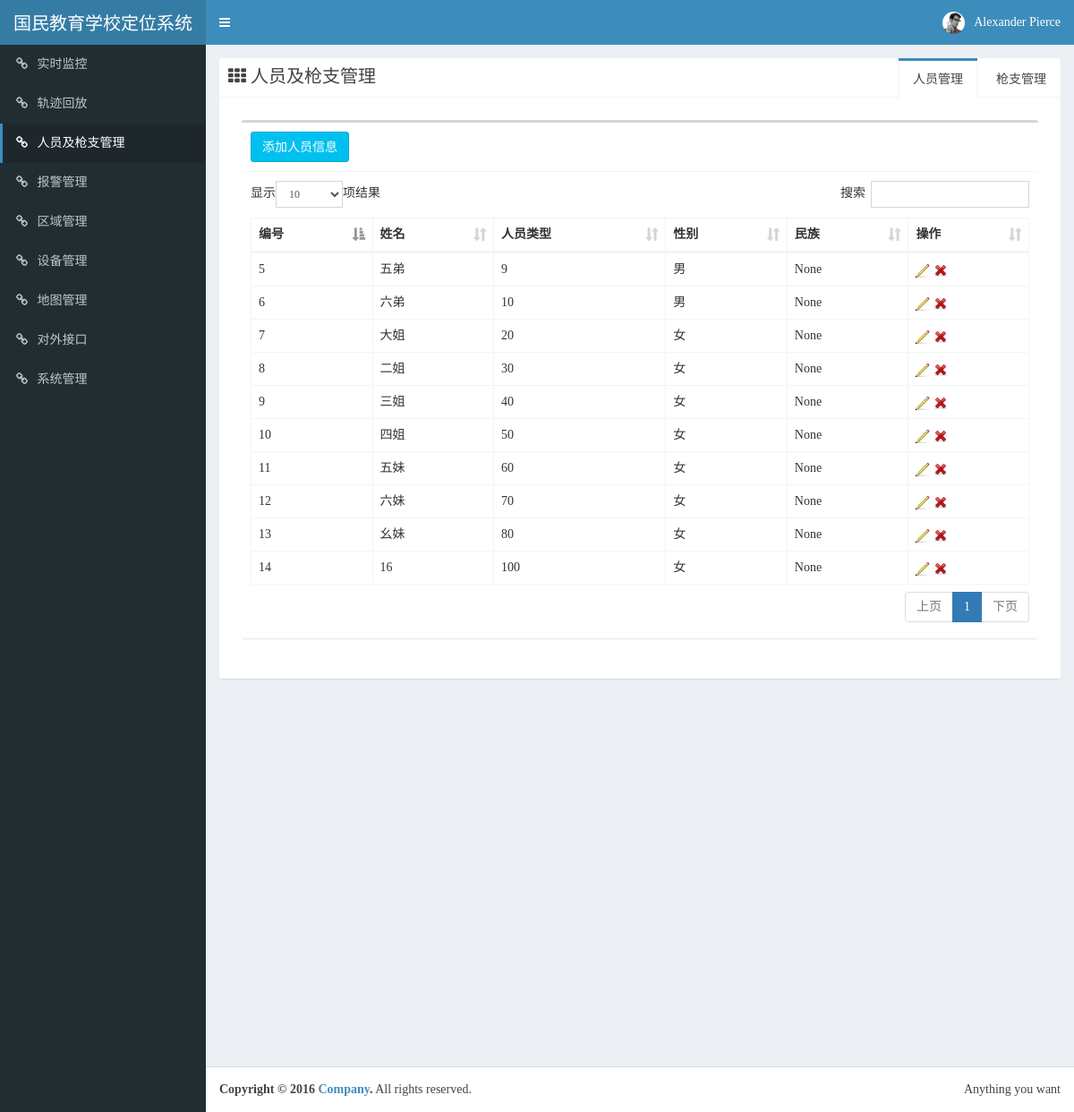
The app's page /carrier_management/PandG_management/, older data.
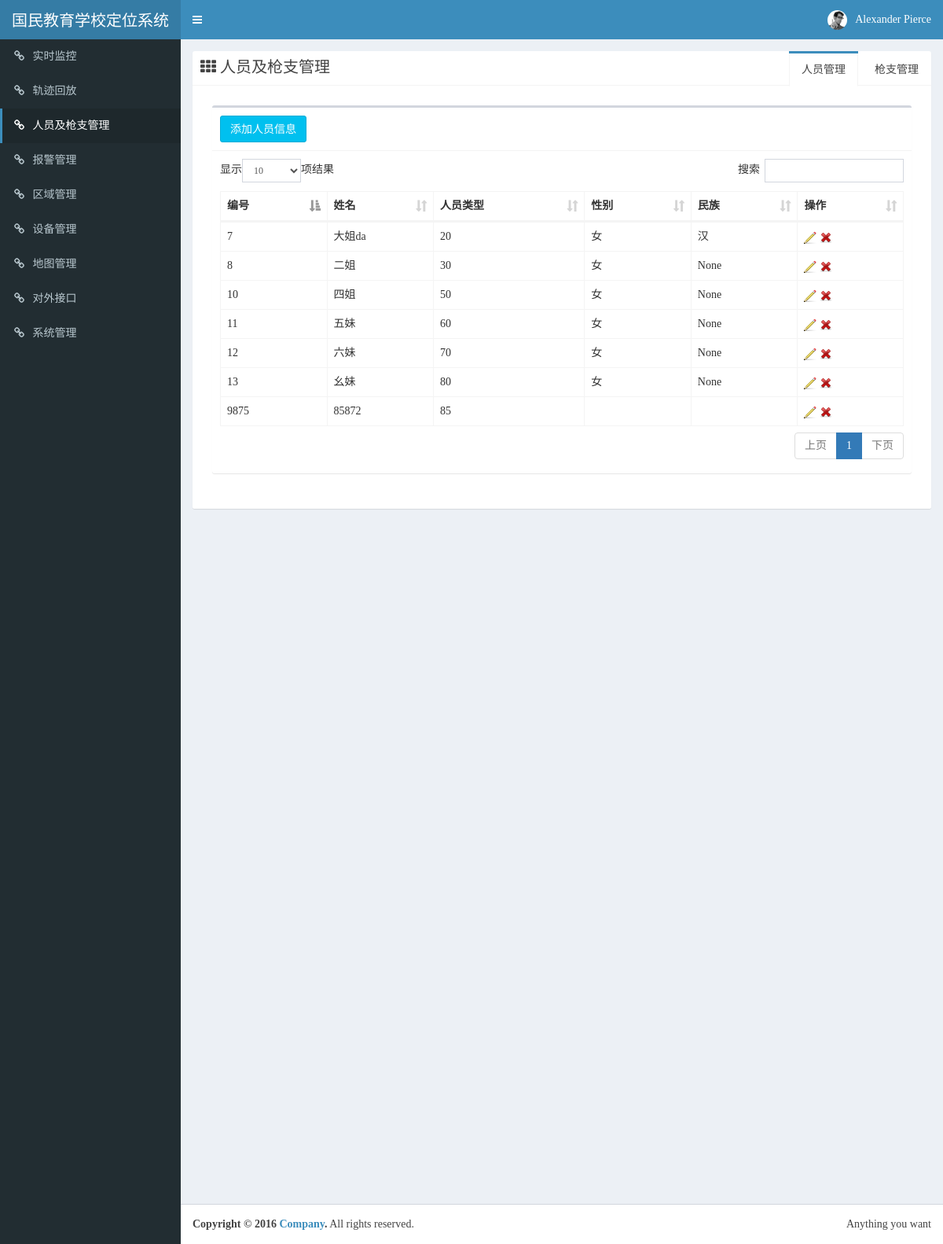
The same page, newer data.
### carrier_management/models.py (models this page shows, shortened)
class Carrier(models.Model):
    carrier_num = models.IntegerField(unique=True)
    carrier_name = models.CharField(max_length=100)
    carrier_type = models.IntegerField()
    identity_num = models.IntegerField(null=True)
    sex = models.CharField(max_length=15,null=True)
    birthday = models.DateField()
    nationality = models.CharField(max_length=50,null=True)
    work_unit = models.TextField(null=True)
    remarks = models.TextField(null=True)

### carrier_management/views.py (the view)
def PandG_management(request):
		carrier_list_gun = Carrier.objects.filter(carrier_type__gt= 100,carrier_type__lte = 200)#筛选大于多少
		carrier_list_person = Carrier.objects.filter(carrier_type__gte = 1,carrier_type__lte = 100)#筛选小于多少
		return render(request,'PandG_management.html',{'carrier_list_person':carrier_list_person,'carrier_list_gun':carrier_list_gun})

### carrier_management/templates/PandG_management.html (shortened to what this page needs)
<!DOCTYPE html>
<html>
<head>
  <link rel="stylesheet" href="../../static/css/bootstrap.min.css">
  <link rel="stylesheet" href="../../static/css/font-awesome.min.css">
  <link rel="stylesheet" href="../../static/css/ionicons.min.css">
  <link rel="stylesheet" href="../../static/css/dataTables.bootstrap.min.css">
  <link rel="stylesheet" href="../../static/css/AdminLTE.min.css">
  <link rel="stylesheet" href="../../static/css/skin-blue.min.css">
  <link rel="stylesheet" href="../../static/css/_all-skins.min.css">
</head>
<body class="hold-transition skin-blue sidebar-mini">
  <div class="wrapper">
    <header class="main-header">
      <a href="#" class="logo">
        <span class="logo-lg">国民教育学校定位系统</span>
      </a>
      <nav class="navbar navbar-static-top" role="navigation">
        <a href="#" class="sidebar-toggle" data-toggle="push-menu" role="button">
      </a>
        <div class="navbar-custom-menu">
          <ul class="nav navbar-nav">
            <li class="dropdown user user-menu">
              <a href="#" class="dropdown-toggle" data-toggle="dropdown">
                <img src="../../static/img/user2-160x160.jpg" class="user-image" alt="User Image">
                <span class="hidden-xs">Alexander Pierce</span>
              </a>
            </li>
          </ul>
        </div>
      </nav>
    </header>
    <aside class="main-sidebar">
      <section class="sidebar">
        <ul class="sidebar-menu" data-widget="tree">
          <li><a href="/real_time_monitoring/real_time_monitoring"><i class="fa fa-link"></i> <span>实时监控</span></a></li>
          <li><a href="/real_time_monitoring/track_the_playback"><i class="fa fa-link"></i> <span>轨迹回放</span></a></li>
          <li class="active"><a href="/carrier_management/PandG_management"><i class="fa fa-link"></i> <span>人员及枪支管理</span></a></li>
          <li><a href="#"><i class="fa fa-link"></i> <span>报警管理</span></a></li>
          <li><a href="#"><i class="fa fa-link"></i> <span>区域管理</span></a></li>
          <li><a href="#"><i class="fa fa-link"></i> <span>设备管理</span></a></li>
          <li><a href="#"><i class="fa fa-link"></i> <span>地图管理</span></a></li>
          <li><a href="#"><i class="fa fa-link"></i> <span>对外接口</span></a></li>
          <li><a href="#"><i class="fa fa-link"></i> <span>系统管理</span></a></li>
        </ul>
      </section>
    </aside>
    <div class="content-wrapper">
      <section class="content container-fluid">
        <div class="row">
          <div class="col-md-12">
            <div class="nav-tabs-custom">
              <ul class="nav nav-tabs pull-right">
              <li><a href="#tab_gunManagement" data-toggle="tab">枪支管理</a></li>
              <li class="active"><a href="#tab_personnelManagement" data-toggle="tab">人员管理</a></li>
                <li class="pull-left header"><i class="fa fa-th"></i>人员及枪支管理</li>
              </ul>
              <div class="tab-content">
                <div class="tab-pane active" id="tab_personnelManagement">
                  <section class="content">
                    <div class="row">
                      <div class="col-xs-12">
                        <div class="box">
                          <div class="box-header with-border">
                            <h3 class="box-title"><button type="button" id="addBtn1" class="btn btn-info">添加人员信息</button></h3>
                          </div>
                          <div class="box-body">
                          <!--<form id="sqlform" class="form-horizontal" method="post" target="formsubmit">
                          <iframe name="formsubmit" style='display: none;'></iframe>
                          姓名 <select name="carrier_name" input type="varchar" style="width:155px" class="text-input form-input" id="carrier_name" placeholder="姓名">
                          <option></option>
                          <option value="买买提">买买提</option>
                          </select>
                          性别 <select name="sex" input type="varchar" style="width:100px" class="text-input form-input" id="sex" placeholder="性别">
                          <option value="男">男</option>
                          <option value="女">女</option></select>
                          <button type="submit" id="submit" class="btn btn-info submitBtn">搜索</button>
                          </form>
                          -->
                            <table id="dataList1" class="table table-bordered table-hover tabTable">
                              <thead>
                                <tr>
                                  <th>编号</th>
                                  <th>姓名</th>
                                  <th>人员类型</th>
                                  <th>性别</th>
                                  <th>民族</th>
                                  <th>操作</th>
                                </tr>
                              </thead>
                              <tbody>
                                {% for line in carrier_list_person %}
                                <tr name={{line.id}}>
                                  <td>{{line.carrier_num}}</td>
                                  <td>{{line.carrier_name}}</td>
                                  <td>{{line.carrier_type}}</td>
                                  <td>{{line.sex}}</td>
                                  <td>{{line.nationality}}</td>
                                  <td>
                                    <a href='../personnel_management_form_update/{{line.id}}' title="修改" class="update"><img src="../../static/img/pencil.png" alt="Update"/></a>
                                    <a href='../personnel_management_form/{{line.id}}/d' title="删除" class="delete" onclick="return confirm('确定将此记录删除?')"><img src="../../static/img/cross.png" alt="Delete"/></a>
                                  </td>
                                  {% endfor %}
                                </tr>
                              </tbody>
                            </table>
                          </div>
                        </div>
                      </div>
                    </div>
                  </section>
                </div>
  </div>
  </div>
  </div>
  </div>
  </section>
  </div>
  <footer class="main-footer">
    <div class="pull-right hidden-xs">
      Anything you want
    </div>
    <strong>Copyright &copy; 2016 <a href="#">Company</a>.</strong> All rights reserved.
  </footer>
  </div>
</body>
</html>

### carrier_management/templates/PandG_management.html (style rules this page uses)
body, html { width: 100%;height: 100%;margin:0;font-family:"微软雅黑"; }

Row changes from the older to the newer data that the page shows:
removed Carrier: carrier_num "5", carrier_name "五弟", carrier_type "9", sex "男", nationality "None"
removed Carrier: carrier_num "6", carrier_name "六弟", carrier_type "10", sex "男", nationality "None"
removed Carrier: carrier_num "9", carrier_name "三姐", carrier_type "40", sex "女", nationality "None"
removed Carrier: carrier_num "14", carrier_name "16", carrier_type "100", sex "女", nationality "None"
changed Carrier: carrier_name "大姐" → "大姐da"; nationality "None" → "汉"
added Carrier: carrier_num "9875", carrier_name "85872", carrier_type "85"
